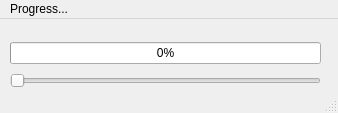
<?xml version="1.0" encoding="UTF-8"?>
<ui version="4.0">
 <class>MainWindow</class>
 <widget class="QMainWindow" name="MainWindow">
  <property name="geometry">
   <rect>
    <x>0</x>
    <y>0</y>
    <width>338</width>
    <height>113</height>
   </rect>
  </property>
  <property name="windowTitle">
   <string>MainWindow</string>
  </property>
  <widget class="QWidget" name="centralwidget">
   <widget class="QWidget" name="">
    <property name="geometry">
     <rect>
      <x>10</x>
      <y>20</y>
      <width>311</width>
      <height>52</height>
     </rect>
    </property>
    <layout class="QVBoxLayout" name="verticalLayout">
     <item>
      <widget class="QProgressBar" name="progressBar">
       <property name="minimum">
        <number>1</number>
       </property>
       <property name="value">
        <number>1</number>
       </property>
      </widget>
     </item>
     <item>
      <widget class="QSlider" name="horizontalSlider">
       <property name="minimum">
        <number>1</number>
       </property>
       <property name="maximum">
        <number>100</number>
       </property>
       <property name="value">
        <number>1</number>
       </property>
       <property name="orientation">
        <enum>Qt::Horizontal</enum>
       </property>
      </widget>
     </item>
    </layout>
   </widget>
  </widget>
  <widget class="QMenuBar" name="menubar">
   <property name="geometry">
    <rect>
     <x>0</x>
     <y>0</y>
     <width>338</width>
     <height>22</height>
    </rect>
   </property>
   <widget class="QMenu" name="menuProgress">
    <property name="title">
     <string>Progress...</string>
    </property>
   </widget>
   <addaction name="menuProgress"/>
  </widget>
  <widget class="QStatusBar" name="statusbar"/>
 </widget>
 <resources/>
 <connections/>
</ui>
